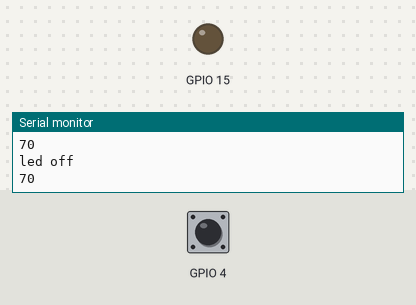
The sketch below on a simulated ESP32. Shown: output pins drawn as LEDs (lit = HIGH), the last lines printed to the serial monitor. The test bench sets the inputs (shaded band); at power-on: GPIO 4 HIGH.

Above: at 2.2 s.
2.3 s: GPIO 4 pulled LOW for 1 s
At 3.3 s:
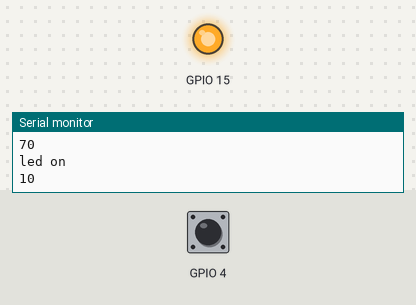
5.5 s: GPIO 4 pulled LOW for 3.2 s
At 10.3 s:
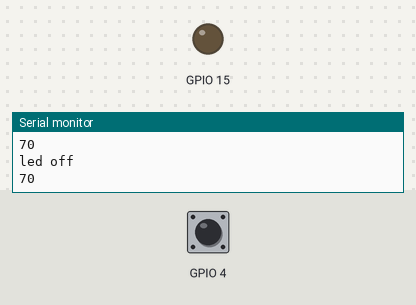
Timing chart, 0 to 11.8 s (numbered marks = the images above; inputs shaded):
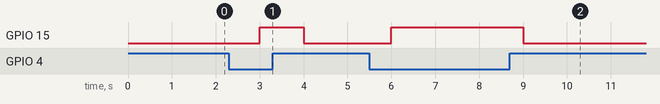

The sketch:

touch_out_led.ino
```cpp
// ESP32 Touch Test
// Just test touch pin - Touch0 is T0 which is on GPIO 4.
//#define LED 2
void setup() {
  Serial.begin(115200);
  pinMode(15,OUTPUT);
  delay(1000); // give me time to bring up serial monitor
  Serial.println("ESP32 Touch Test");
}

void loop() {
  Serial.println(touchRead(4));  // get value of Touch 0 pin = GPIO 4
  delay(1000);
  if(touchRead(4)<20)
  {
    digitalWrite(15,HIGH);
      Serial.println("led on");
  }
  else
  {
    digitalWrite(15,LOW);
      Serial.println("led off");
  }
}
```

Measured:
- after the input at 2.3 s, GPIO 15: LOW → HIGH after 0.70 s, → LOW 1.0 s later
- after the input at 5.5 s, GPIO 15: LOW → HIGH after 0.50 s, → LOW 3.0 s later
